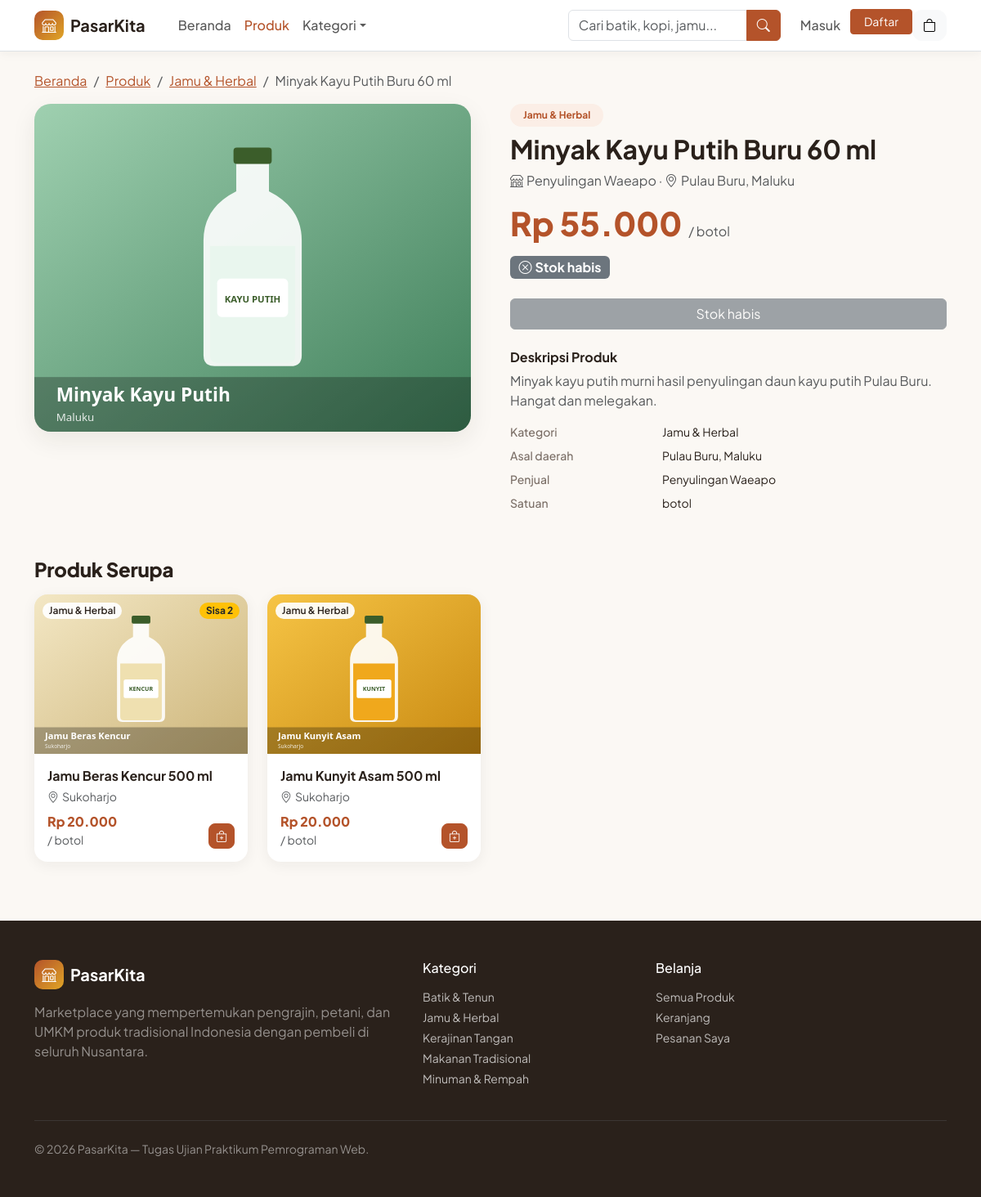
Screenshot of /products/detail.php?slug=minyak-kayu-putih-buru-60-ml with the database file from the repository.
### tables this page shows
CREATE TABLE products (
    id           INT UNSIGNED NOT NULL AUTO_INCREMENT,
    category_id  INT UNSIGNED NOT NULL,
    name         VARCHAR(150) NOT NULL,
    slug         VARCHAR(170) NOT NULL,
    description  TEXT NOT NULL,
    price        DECIMAL(12,2) NOT NULL,
    stock        INT UNSIGNED NOT NULL DEFAULT 0,
    unit         VARCHAR(30)  NOT NULL DEFAULT 'pcs',
    origin       VARCHAR(100) NULL COMMENT 'daerah asal produk',
    seller_name  VARCHAR(100) NULL COMMENT 'nama penjual / UMKM',
    image        VARCHAR(255) NULL COMMENT 'path relatif dari root aplikasi',
    is_active    TINYINT(1) NOT NULL DEFAULT 1,
    created_at   TIMESTAMP NOT NULL DEFAULT CURRENT_TIMESTAMP,
    updated_at   TIMESTAMP NOT NULL DEFAULT CURRENT_TIMESTAMP ON UPDATE CURRENT_TIMESTAMP,
    PRIMARY KEY (id),
    UNIQUE KEY uq_products_slug (slug),
    KEY idx_products_category (category_id),
    KEY idx_products_name (name),
    KEY idx_products_active_created (is_active, created_at),
    CONSTRAINT fk_products_category FOREIGN KEY (category_id)
        REFERENCES categories (id) ON UPDATE CASCADE ON DELETE RESTRICT,
    CONSTRAINT chk_products_price CHECK (price >= 0),
    CONSTRAINT chk_products_stock CHECK (stock >= 0),
    CONSTRAINT chk_products_active CHECK (is_active IN (0,1))
);

CREATE TABLE categories (
    id          INT UNSIGNED NOT NULL AUTO_INCREMENT,
    name        VARCHAR(80)  NOT NULL,
    slug        VARCHAR(100) NOT NULL,
    description VARCHAR(255) NULL,
    icon        VARCHAR(50)  NOT NULL DEFAULT 'bi-tag',
    created_at  TIMESTAMP NOT NULL DEFAULT CURRENT_TIMESTAMP,
    PRIMARY KEY (id),
    UNIQUE KEY uq_categories_name (name),
    UNIQUE KEY uq_categories_slug (slug)
);

### includes/functions.php (called while the page is built, shortened)
<?php
function e($value): string
{
    return htmlspecialchars((string) ($value ?? ''), ENT_QUOTES | ENT_SUBSTITUTE, 'UTF-8');
}
function config(string $key, $default = null)
{
    $value = $GLOBALS['config'];
    foreach (explode('.', $key) as $part) {
        $value = $value[$part];
    }
    return $value;
}
function url(string $path = ''): string
{
    return BASE_URL . '/' . ltrim($path, '/');
}
function rupiah($amount): string
{
    return 'Rp ' . number_format((float) $amount, 0, ',', '.');
}
function product_image_url(?string $image): string
{
    return url($image);
}
function all_categories(): array
{
    static $cache = null;
    if ($cache === null) {
        $cache = db_fetch_all('SELECT c.id, c.name, c.slug, c.icon, c.description,
                (SELECT COUNT(*) FROM products p WHERE p.category_id = c.id AND p.is_active = 1) AS product_count
            FROM categories c ORDER BY c.name');
    }
    return $cache;
}

### includes/db.php (called while the page is built, shortened)
<?php
function db(): mysqli
{
    static $conn = null;
    if ($conn instanceof mysqli) {
        return $conn;
    }
    $cfg = $GLOBALS['config']['db'];
    try {
        $conn = @new mysqli(trim($cfg['host']), trim($cfg['username']), $cfg['password'], trim($cfg['database']), (int) ($cfg['port'] ?? 3306));
        $conn->set_charset('utf8mb4');
    } catch (mysqli_sql_exception $e) {
        error_log('[PasarKita] Koneksi database gagal: ' . $e->getMessage());
        http_response_code(500);
        $msg = !empty($GLOBALS['config']['app']['debug']) ? ' (' . e($e->getMessage()) . ')' : '';
        exit('<!doctype html><meta charset="utf-8"><div style="font-family:sans-serif;max-width:600px;margin:60px auto">'
            . '<h2>Tidak dapat terhubung ke database.</h2><p>Periksa pengaturan pada config/config.php' . $msg . '</p></div>');
    }
    return $conn;
}
function db_query(string $sql, string $types = '', array $params = []): mysqli_stmt
{
    $stmt = db()->prepare($sql);
    if ($types !== '') {
        $stmt->bind_param($types, ...$params);
    }
    $stmt->execute();
    return $stmt;
}
function db_fetch_all(string $sql, string $types = '', array $params = []): array
{
    $stmt = db_query($sql, $types, $params);
    $result = $stmt->get_result();
    $rows = $result->fetch_all(MYSQLI_ASSOC);
    return $rows;
}
function db_fetch_one(string $sql, string $types = '', array $params = []): ?array
{
    $stmt = db_query($sql, $types, $params);
    $row = $stmt->get_result()->fetch_assoc();
    return $row ?: null;
}

### includes/auth.php (called while the page is built, shortened)
<?php
function current_user(): ?array
{
    static $user = false;
    if ($user !== false) {
        return $user;
    }
    $user = null;
    return $user;
}
function is_admin(): bool
{
    $u = current_user();
    return $u !== null && $u['role'] === ROLE_ADMIN;
}

### includes/cart.php (called while the page is built, shortened)
<?php
function cart_raw(): array
{
    return $_SESSION['cart'];
}

### products/detail.php (the view, shortened to what this page needs)
<?php
$slug = (string) ($_GET['slug'] ?? '');
$product = null;
if ($slug !== '' && preg_match('/^[a-z0-9\-]{1,170}$/', $slug)) {
    $product = db_fetch_one(
        'SELECT p.*, c.name AS category_name, c.slug AS category_slug FROM products p
         JOIN categories c ON c.id = p.category_id
         WHERE p.slug = ? AND p.is_active = 1',
        's',
        [$slug]
    );
}
$related = db_fetch_all(
    'SELECT p.*, c.name AS category_name FROM products p JOIN categories c ON c.id = p.category_id
     WHERE p.category_id = ? AND p.id <> ? AND p.is_active = 1 ORDER BY p.created_at DESC LIMIT 4',
    'ii',
    [(int) $product['category_id'], (int) $product['id']]
);
$stock = (int) $product['stock'];
$inCart = (int) (cart_raw()[(int) $product['id']] ?? 0);
$maxAdd = max(0, $stock - $inCart);
require __DIR__ . '/../includes/header.php';
?>
<div class="container py-4">
    <nav aria-label="breadcrumb">
        <ol class="breadcrumb small">
            <li class="breadcrumb-item"><a href="<?= e(url('index.php')) ?>">Beranda</a></li>
            <li class="breadcrumb-item"><a href="<?= e(url('products/index.php')) ?>">Produk</a></li>
            <li class="breadcrumb-item"><a href="<?= e(url('products/index.php?kategori=' . urlencode($product['category_slug']))) ?>"><?= e($product['category_name']) ?></a></li>
            <li class="breadcrumb-item active" aria-current="page"><?= e($product['name']) ?></li>
        </ol>
    </nav>
    <div class="row g-4 g-lg-5">
        <div class="col-lg-6">
            <div class="detail-image">
                <img src="<?= e(product_image_url($product['image'])) ?>" alt="<?= e($product['name']) ?>">
            </div>
        </div>
        <div class="col-lg-6">
            <span class="badge bg-brand-soft text-brand rounded-pill px-3 py-2 mb-2"><?= e($product['category_name']) ?></span>
            <h1 class="h2 fw-bold mb-2"><?= e($product['name']) ?></h1>
            <div class="text-muted mb-3"><i class="bi bi-shop me-1"></i><?= e($product['seller_name'] ?: 'Penjual PasarKita') ?> &middot; <i class="bi bi-geo-alt me-1"></i><?= e($product['origin'] ?: '-') ?></div>
            <div class="d-flex align-items-baseline gap-2 mb-3">
                <span class="price display-6"><?= rupiah($product['price']) ?></span>
                <span class="text-muted">/ <?= e($product['unit']) ?></span>
            </div>
            <div class="mb-4">
                <?php if ($stock === 0): ?>
                    <span class="badge bg-secondary fs-6"><i class="bi bi-x-circle me-1"></i>Stok habis</span>
                <?php elseif ($stock <= 5): ?>
                    <span class="badge bg-warning text-dark fs-6"><i class="bi bi-exclamation-triangle me-1"></i>Stok tinggal <?= $stock ?> <?= e($product['unit']) ?></span>
                <?php else: ?>
                    <span class="badge bg-success fs-6"><i class="bi bi-check-circle me-1"></i>Stok tersedia: <?= $stock ?> <?= e($product['unit']) ?></span>
                <?php endif; ?>
            </div>
            <?php if (is_admin()): ?>
                <div class="alert alert-info"><i class="bi bi-info-circle me-1"></i>Anda masuk sebagai admin. <a href="<?= e(url('admin/products/edit.php?id=' . (int) $product['id'])) ?>">Edit produk ini</a>.</div>
            <?php elseif ($stock > 0): ?>
                <div class="alert alert-warning">Seluruh stok produk ini sudah ada di keranjang Anda. <a href="<?= e(url('cart/index.php')) ?>">Lihat keranjang</a>.</div>
            <?php else: ?>
                <button class="btn btn-secondary w-100 mb-4" disabled>Stok habis</button>
            <?php endif; ?>
            <h2 class="h6 fw-bold">Deskripsi Produk</h2>
            <p class="text-muted" style="white-space:pre-line"><?= e($product['description']) ?></p>
            <dl class="row spec-list small mb-0">
                <dt class="col-4">Kategori</dt><dd class="col-8"><?= e($product['category_name']) ?></dd>
                <dt class="col-4">Asal daerah</dt><dd class="col-8"><?= e($product['origin'] ?: '-') ?></dd>
                <dt class="col-4">Penjual</dt><dd class="col-8"><?= e($product['seller_name'] ?: '-') ?></dd>
                <dt class="col-4">Satuan</dt><dd class="col-8"><?= e($product['unit']) ?></dd>
            </dl>
        </div>
    </div>
    <?php if ($related): ?>
        <section class="mt-5">
            <h2 class="h4 section-title mb-3">Produk Serupa</h2>
            <div class="row g-3 g-lg-4">
                <?php foreach ($related as $p): ?>
                    <div class="col-6 col-md-3"><?php require __DIR__ . '/../includes/product_card.php'; ?></div>
                <?php endforeach; ?>
            </div>
        </section>
    <?php endif; ?>
</div>
<?php require __DIR__ . '/../includes/footer.php'; ?>

### includes/product_card.php (shortened to what this page needs)
<?php
$detailUrl = url('products/detail.php?slug=' . urlencode($p['slug']));
$stock = (int) $p['stock'];
?>
<div class="product-card d-flex flex-column">
    <a href="<?= e($detailUrl) ?>" class="thumb d-block">
        <img src="<?= e(product_image_url($p['image'])) ?>" alt="<?= e($p['name']) ?>" loading="lazy">
        <span class="badge badge-cat rounded-pill"><?= e($p['category_name']) ?></span>
        <?php if ($stock === 0): ?>
            <span class="badge badge-stock bg-secondary rounded-pill">Stok habis</span>
        <?php elseif ($stock <= 5): ?>
            <span class="badge badge-stock bg-warning text-dark rounded-pill">Sisa <?= $stock ?></span>
        <?php endif; ?>
    </a>
    <div class="p-3 d-flex flex-column flex-grow-1">
        <a href="<?= e($detailUrl) ?>" class="title mb-1"><?= e($p['name']) ?></a>
        <div class="small text-muted mb-2"><i class="bi bi-geo-alt me-1"></i><?= e($p['origin'] ?: '-') ?></div>
        <div class="mt-auto d-flex align-items-end justify-content-between gap-2">
            <div>
                <div class="price fs-6"><?= rupiah($p['price']) ?></div>
                <div class="small text-muted">/ <?= e($p['unit']) ?></div>
            </div>
            <?php if (!is_admin()): ?>
            <form action="<?= e(url('cart/add.php')) ?>" method="post" class="m-0">
                <button type="submit" class="btn btn-brand btn-sm rounded-3" <?= $stock === 0 ? 'disabled' : '' ?> aria-label="Tambah <?= e($p['name']) ?> ke keranjang" title="Tambah ke keranjang">
                    <i class="bi bi-bag-plus"></i>
                </button>
            </form>
            <?php endif; ?>
        </div>
    </div>
</div>

### includes/footer.php (shortened to what this page needs)
</main>
<footer class="site-footer mt-5">
    <div class="container py-5">
        <div class="row g-4">
            <div class="col-lg-5">
                <a class="d-flex align-items-center gap-2 text-white text-decoration-none mb-3" href="<?= e(url('index.php')) ?>">
                    <span class="brand-mark"><i class="bi bi-shop"></i></span>
                    <span class="fw-bold fs-5"><?= e(config('app.name', 'PasarKita')) ?></span>
                </a>
                <p class="text-white-50 mb-0">Marketplace yang mempertemukan pengrajin, petani, dan UMKM produk tradisional Indonesia dengan pembeli di seluruh Nusantara.</p>
            </div>
            <div class="col-6 col-lg-3">
                <h6 class="text-white mb-3">Kategori</h6>
                <ul class="list-unstyled small">
                    <?php foreach (all_categories() as $cat): ?>
                        <li class="mb-1"><a href="<?= e(url('products/index.php?kategori=' . urlencode($cat['slug']))) ?>"><?= e($cat['name']) ?></a></li>
                    <?php endforeach; ?>
                </ul>
            </div>
            <div class="col-6 col-lg-4">
                <h6 class="text-white mb-3">Belanja</h6>
                <ul class="list-unstyled small">
                    <li class="mb-1"><a href="<?= e(url('products/index.php')) ?>">Semua Produk</a></li>
                    <li class="mb-1"><a href="<?= e(url('cart/index.php')) ?>">Keranjang</a></li>
                    <li class="mb-1"><a href="<?= e(url('account/orders.php')) ?>">Pesanan Saya</a></li>
                </ul>
            </div>
        </div>
        <hr class="border-secondary my-4">
        <p class="small text-white-50 mb-0">&copy; <?= date('Y') ?> <?= e(config('app.name', 'PasarKita')) ?> &mdash; Tugas Ujian Praktikum Pemrograman Web.</p>
    </div>
</footer>
</body>
</html>

### assets/css/style.css (style rules this page uses)
:root { --pk-brand: #b4532a; --pk-brand-dark: #8f3f1d; --pk-brand-soft: #fbeee6; --pk-accent: #e0a526; --pk-green: #3f7d4e; --pk-ink: #2a211b; --pk-muted: #7a6e66; --pk-bg: #fbf8f4; --pk-radius: 16px; --bs-body-font-family: "Plus Jakarta Sans", system-ui, -apple-system, "Segoe UI", Roboto, sans-serif; --bs-body-color: var(--pk-ink); --bs-link-color: var(--pk-brand); --bs-link-hover-color: var(--pk-brand-dark); --bs-link-color-rgb: 180, 83, 42; }
body { background: var(--pk-bg); }
.text-brand { color: var(--pk-brand) !important; }
.bg-brand-soft { background-color: var(--pk-brand-soft) !important; }
.btn-brand { --bs-btn-color: #fff; --bs-btn-bg: var(--pk-brand); --bs-btn-border-color: var(--pk-brand); --bs-btn-hover-color: #fff; --bs-btn-hover-bg: var(--pk-brand-dark); --bs-btn-hover-border-color: var(--pk-brand-dark); --bs-btn-active-bg: var(--pk-brand-dark); --bs-btn-active-border-color: var(--pk-brand-dark); --bs-btn-disabled-bg: #c9a08c; --bs-btn-disabled-border-color: #c9a08c; --bs-btn-focus-shadow-rgb: 180, 83, 42; }
.brand-mark { width: 36px; height: 36px; border-radius: 10px; display: inline-flex; align-items: center; justify-content: center; background: linear-gradient(135deg, var(--pk-brand), var(--pk-accent)); color: #fff; font-size: 1.1rem; }
.section-title { font-weight: 800; letter-spacing: -.01em; }
.product-card { border: 0; border-radius: var(--pk-radius); overflow: hidden; background: #fff; box-shadow: 0 4px 18px rgba(42, 33, 27, .06); transition: transform .2s, box-shadow .2s; height: 100%; }
.product-card .thumb { aspect-ratio: 4 / 3; overflow: hidden; background: #f1ece4; position: relative; }
.product-card .thumb img { width: 100%; height: 100%; object-fit: cover; transition: transform .3s; }
.product-card .badge-cat { position: absolute; top: 10px; left: 10px; background: rgba(255, 255, 255, .92); color: var(--pk-ink); font-weight: 600; }
.product-card .badge-stock { position: absolute; top: 10px; right: 10px; }
.product-card .title { font-weight: 700; font-size: 1rem; line-height: 1.35; color: var(--pk-ink); text-decoration: none; }
.price { color: var(--pk-brand); font-weight: 800; }
.detail-image { border-radius: 20px; overflow: hidden; background: #f1ece4; box-shadow: 0 10px 30px rgba(42, 33, 27, .08); }
.detail-image img { width: 100%; aspect-ratio: 4 / 3; object-fit: cover; }
.spec-list dt { color: var(--pk-muted); font-weight: 500; }
.site-footer { background: #2a211b; }
.site-footer a { color: rgba(255, 255, 255, .7); text-decoration: none; }

### rows the page displays
products: category.name "Jamu & Herbal", name "Minyak Kayu Putih Buru 60 ml", image (picture), seller_name "Penyulingan Waeapo", origin "Pulau Buru, Maluku", price "Rp 55.000", unit "botol", description "Minyak kayu putih murni hasil penyulingan daun kayu putih Pulau Buru. Hangat dan melegakan."
products: image (picture), category.name "Jamu & Herbal", stock "2", name "Jamu Beras Kencur 500 ml", origin "Sukoharjo", price "Rp 20.000", unit "botol"
products: image (picture), category.name "Jamu & Herbal", name "Jamu Kunyit Asam 500 ml", origin "Sukoharjo", price "Rp 20.000", unit "botol"
categories: name "Batik & Tenun"
categories: name "Jamu & Herbal"
categories: name "Kerajinan Tangan"
categories: name "Makanan Tradisional"
categories: name "Minuman & Rempah"

### other values shown
$appName "PasarKita"
config('app.name', 'PasarKita') "PasarKita"
